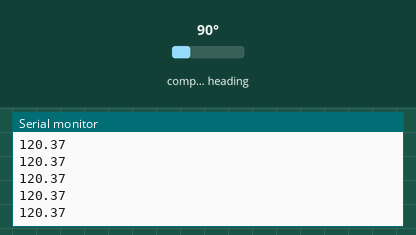
Bench run of a sketch on a simulated Arduino Uno, built with avr-gcc and run on an emulated ATmega328P. Parts: the last lines printed to the serial monitor. The inputs (shaded band) are chosen by the test bench; at power-on: compass heading 90°.

Above: at 1.2 s.
1.3 s: compass heading set to 7°
At 2.3 s:
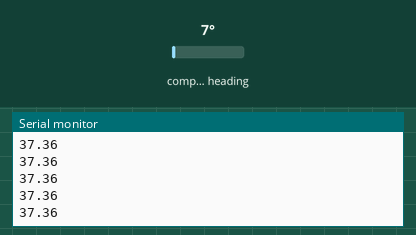
2.8 s: compass heading set to 180°
At 3.5 s:
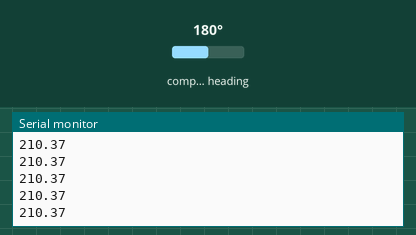
Timing chart, 0 to 5.8 s (numbered marks = the images above; inputs shaded):
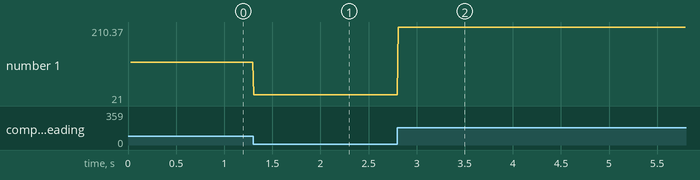

Measured:
- after the input at 1.3 s, the serial monitor: prints a new line at once (image 1)
- after the input at 2.8 s, the serial monitor: prints a new line at once (image 2)
- plotted number 1: 120.37 → 37.36 after the input at 1.3 s, 37.36 → 21 after the input at 2.8 s

The sketch:

ble_compass.ino
```cpp
#include <Adafruit_Sensor.h>
#include <Adafruit_HMC5883_U.h>
#include <SoftwareSerial.h>

SoftwareSerial ble(7, 6);
Adafruit_HMC5883_Unified mag = Adafruit_HMC5883_Unified(12345);

void setup() {
  Serial.begin(9600);
  ble.begin(9600);
  Serial.println("HMC5883 Magnetometer Test");

  /* Initialise the sensor */
  if (!mag.begin())
  {
    /* There was a problem detecting the HMC5883 ... check your connections */
    Serial.println("Ooops, no HMC5883 detected ... Check your wiring!");
    while (1);
  }
}

void loop() {
  sensors_event_t event;
  mag.getEvent(&event);

  // Calculate heading when the magnetometer is level, then correct for signs of axis.
  float heading = atan2(event.magnetic.y, event.magnetic.x);

  float declinationAngle = 0.53;
  heading += declinationAngle;

  // Correct for when signs are reversed.
  if (heading < 0)
    heading += 2 * PI;

  // Check for wrap due to addition of declination.
  if (heading > 2 * PI)
    heading -= 2 * PI;

  // Convert radians to degrees for readability.
  float headingDegrees = heading * 180 / M_PI;
  Serial.println(headingDegrees);
  ble.println(headingDegrees);
}
```
